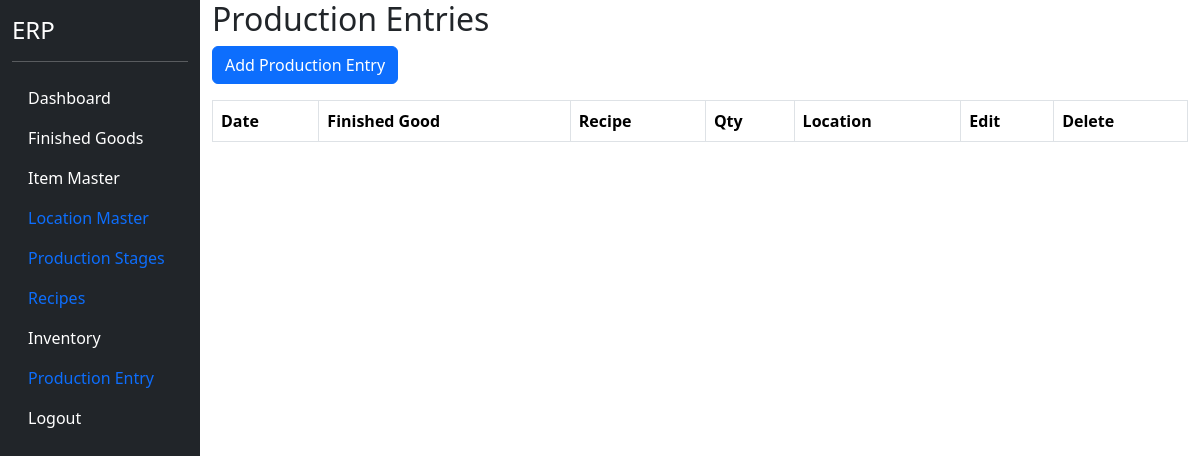
Before: /production (signed in) with the older database file.
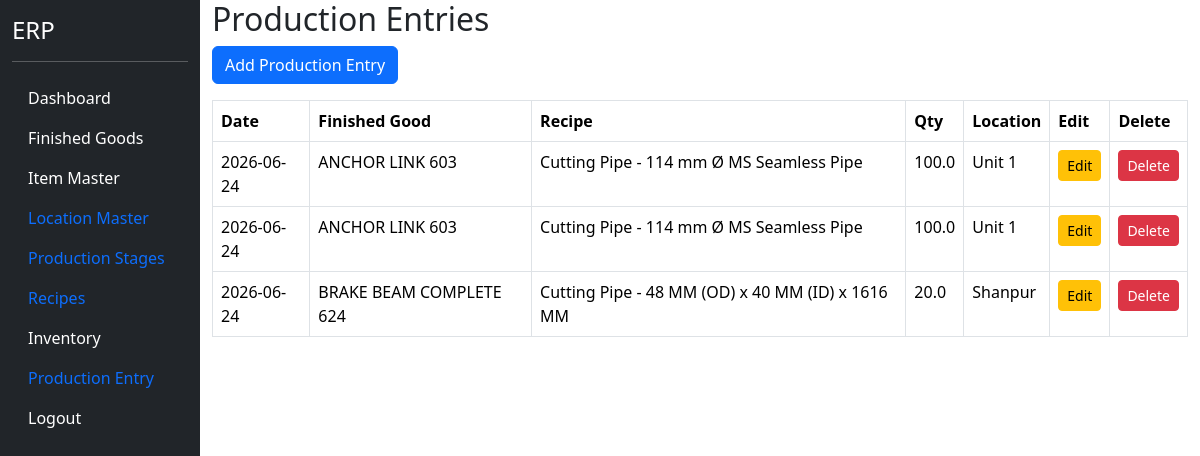
After: the same page with the newer database file.
### models.py (models this page shows)
class ProductionEntry(db.Model):
    __tablename__ = "production_entry"
    id = db.Column(
        db.Integer,
        primary_key=True
    )
    production_date = db.Column(
        db.Date,
        nullable=False
    )
    recipe_id = db.Column(
        db.Integer,
        db.ForeignKey("recipe_header.id"),
        nullable=False
    )
    production_qty = db.Column(
        db.Float,
        nullable=False
    )
    location_id = db.Column(
        db.Integer,
        db.ForeignKey("location_master.id"),
        nullable=False
    )
    remarks = db.Column(
        db.String(500)
    )
    recipe = db.relationship(
        "RecipeHeader"
    )
    location = db.relationship(
        "LocationMaster"
    )
    details = db.relationship(
    "ProductionEntryDetail",
    backref="production_entry",
    cascade="all, delete-orphan"
    )

class FinishedGood(db.Model):
    __tablename__ = "finished_goods"
    id = db.Column(db.Integer, primary_key=True)
    fg_code = db.Column(
        db.String(50),
        unique=True,
        nullable=False
    )
    fg_name = db.Column(
        db.String(200),
        nullable=False
    )
    pl_number = db.Column(
        db.String(100),
        nullable=True
    )
    uvam_reference = db.Column(
        db.String(500),
        nullable=True
    )
    items = db.relationship(
    "ItemMaster",
    backref="finished_good",
    lazy=True
    )
    active = db.Column(
        db.Boolean,
        default=True
    )

class RecipeHeader(db.Model):
    __tablename__ = "recipe_header"
    id = db.Column(
        db.Integer,
        primary_key=True
    )
    output_item_id = db.Column(
        db.Integer,
        db.ForeignKey("item_master.id"),
        nullable=False
    )
    output_qty = db.Column(
        db.Float,
        nullable=False,
        default=1
    )
    recipe_name = db.Column(
        db.String(200)
    )
    production_stage_id = db.Column(
        db.Integer,
        db.ForeignKey(
            "production_stage_master.id"
        )
    )
    active = db.Column(
        db.Boolean,
        default=True
    )
    output_item = db.relationship(
        "ItemMaster"
    )
    production_stage = db.relationship(
        "ProductionStageMaster"
    )
    inputs = db.relationship(
    "RecipeInput",
    backref="recipe",
    cascade="all, delete-orphan"
    )
    byproducts = db.relationship(
    "RecipeByProduct",
    backref="recipe",
    cascade="all, delete-orphan"
    )

class LocationMaster(db.Model):
    __tablename__ = "location_master"
    id = db.Column(
        db.Integer,
        primary_key=True
    )
    location_code = db.Column(
        db.String(20),
        unique=True,
        nullable=False
    )
    location_name = db.Column(
        db.String(100),
        nullable=False
    )
    active = db.Column(
        db.Boolean,
        default=True
    )

### blueprints/masters/routes.py (the view)
@masters_bp.route("/production")
@login_required
def production():
    production_list = ProductionEntry.query.order_by(
        ProductionEntry.production_date.desc()
    ).all()
    return render_template(
        "production.html",
        production_list=production_list
    )

### app.py (called while the page is built)
@login_manager.user_loader
def load_user(user_id):
    return User.query.get(int(user_id))

### templates/production.html (shortened to what this page needs)
{% extends "base.html" %}
{% block content %}
<h2>
</h2>
<a
    href="/production/add"
    class="btn btn-primary mb-3">
    Add Production Entry
</a>
<table class="table table-bordered">
    <thead>
        <tr>
            <th>Date</th>
            <th>Finished Good</th>
            <th>Recipe</th>
            <th>Qty</th>
            <th>Location</th>
            <th>Edit</th>
            <th>Delete</th>
        </tr>
    </thead>
    <tbody>
    {% for row in production_list %}
        <tr>
            <td>
                {{ row.production_date }}
            </td>
             <td>
                {{ row.recipe.output_item.finished_good.fg_name }}
            </td>
            <td>
                {{ row.recipe.recipe_name }}
            </td>
            <td>
                {{ row.production_qty }}
            </td>
            <td>
                {{ row.location.location_name }}
            </td>
            <td>
                <a
                    href="/production/edit/{{ row.id }}"
                    class="btn btn-warning btn-sm">
                    Edit
                </a>
            </td>
            <td>
                <a
                    href="/production/delete/{{ row.id }}"
                    class="btn btn-danger btn-sm">
                    Delete
                </a>
            </td>
        </tr>
    {% endfor %}
    </tbody>
</table>
{% endblock %}

### templates/base.html (shortened to what this page needs)
<!DOCTYPE html>
<html>
<head>
<link href="https://cdn.jsdelivr.net/npm/bootstrap@5.3.3/dist/css/bootstrap.min.css" rel="stylesheet">
</head>
<body>
<div class="container-fluid">
<div class="row">
<div class="col-2 bg-dark text-white vh-100">
<h4 class="mt-3">ERP</h4>
<hr>
<ul class="nav flex-column">
<li class="nav-item">
<a class="nav-link text-white"
href="/dashboard">
Dashboard
</a>
</li>
<li class="nav-item">
<a class="nav-link text-white"
href="/finished-goods">
Finished Goods
</a>
</li>
<li class="nav-item">
    <a class="nav-link text-white"
       href="/items">
       Item Master
    </a>
</li>
<li class="nav-item">
    <a class="nav-link" href="/locations">
        Location Master
    </a>
</li>
<li class="nav-item">
    <a href="/production-stages"
       class="nav-link">
        Production Stages
    </a>
</li>
<li class="nav-item">
    <a href="/recipes"
       class="nav-link">
        Recipes
    </a>
</li>
<li class="nav-item">
    <a href="/inventory"
       class="nav-link text-white">
        Inventory
    </a>
</li>
<li class="nav-item">
    <a href="/production"
       class="nav-link">
        Production Entry
    </a>
</li>
<li class="nav-item">
<a class="nav-link text-white"
href="/logout">
Logout
</a>
</li>
</ul>
</div>
<div class="col-10">
{% block content %}
{% endblock %}
</div>
</div>
</div>
</body>
</html>

Changed rows visible on the page:
added ProductionEntry: production_date "2026-06-24", recipe.output_item.finished_good.fg_name "ANCHOR LINK 603", recipe.recipe_name "Cutting Pipe - 114 mm Ø MS Seamless Pipe", production_qty "100.0", location.location_name "Unit 1"
added ProductionEntry: production_date "2026-06-24", recipe.output_item.finished_good.fg_name "ANCHOR LINK 603", recipe.recipe_name "Cutting Pipe - 114 mm Ø MS Seamless Pipe", production_qty "100.0", location.location_name "Unit 1"
added ProductionEntry: production_date "2026-06-24", recipe.output_item.finished_good.fg_name "BRAKE BEAM COMPLETE 624", recipe.recipe_name "Cutting Pipe - 48 MM (OD) x 40 MM (ID) x 1616 MM", production_qty "20.0", location.location_name "Shanpur"
